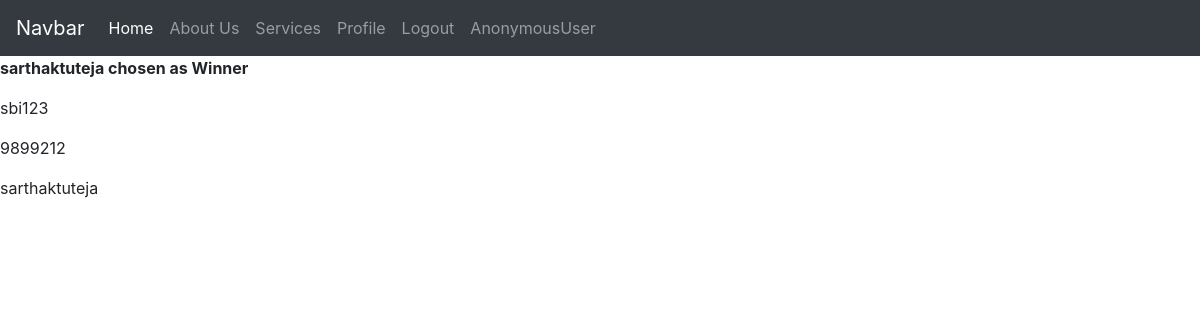
The page /get/6/transfer/sarthaktuteja on the database its author committed.
### comity/models.py (models this page shows, shortened)
class UserInfo(models.Model):
    u_id =  models.ForeignKey(
        settings.AUTH_USER_MODEL,
        on_delete=models.CASCADE,
        null=True,
     )
    account_number = models.CharField(max_length=20)
    ifsc = models.CharField(max_length=20)
    branch_address = models.CharField(max_length=130, default = '')
    superuser = models.BooleanField(default=False)
    superuser_start_date = models.IntegerField(default=0)
    superuser_end_date = models.IntegerField(default=0)
    paytm_qr_code = models.ImageField(blank=True, upload_to='static/img/', default='')
    phonepe_qr_code = models.ImageField(blank=True, upload_to='static/img/', default='')
    gpay_qr_code = models.FileField(blank=True, upload_to='static/img/', default='')
    mobile = models.IntegerField(max_length=20, blank=False, default=0)
    address_line_1 = models.CharField(max_length=100, blank=True, default='')
    address_line_2 = models.CharField(max_length=100, blank=True, default='')

### comity/views.py (the view)
# urls.py: path('get/<str:id>/transfer/<str:name>', views.transferMoney, name="transferMoney"),
def transferMoney(request, id, name):
    user = User.objects.get(username=name)
    user_info = UserInfo.objects.filter(u_id=user)
    context = {"winner": name, "user_info": user_info}
    return render(request, 'transfer.html', context)

### templates/transfer.html (shortened to what this page needs)
{% extends 'base.html' %}
{% block body %}
<b><p>{{winner}} chosen as Winner</p></b>
{% if user_info %}
{% for u in user_info %}
<p> {{u.ifsc}} </p>
<p> {{u.account_number}} </p>
<p> {{u.u_id.username}} </p>
{% endfor %}
{% else %}
<p>No user data</p>
{% endif %}
{% endblock body %}

### rows shown on the page
UserInfo: ifsc "sbi123", account_number "9899212", u_id.username "sarthaktuteja"

### other values the page prints
{{ request.user }} "AnonymousUser"
{{ winner }} "sarthaktuteja"
